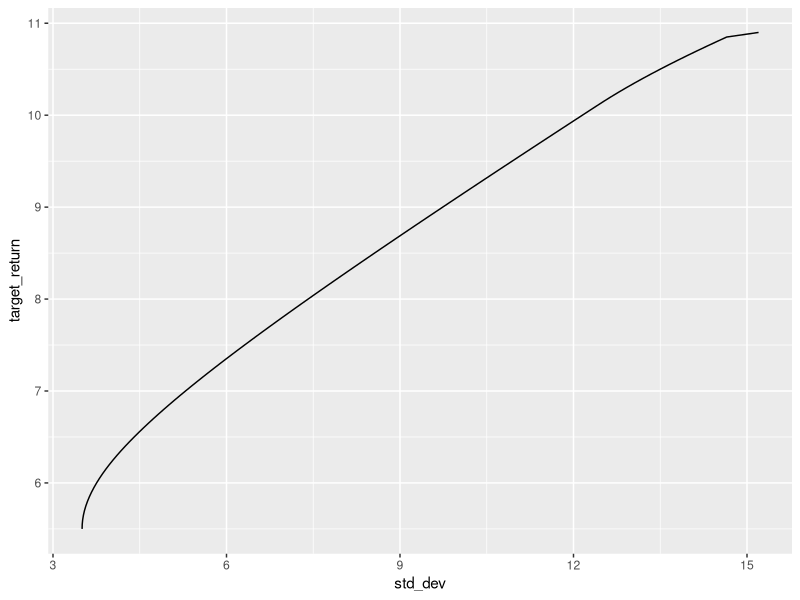

Write the R code that produced this figure.
# Data for efficient frontier plot

library(quadprog)
library(dplyr)
library(tibble)
library(ggplot2)
library(readr)

# Finds an optimal portfolio allocation for given target return
#     returns - a vector of expected returns of different assets
#     sigmas  - a vector of expected standard deviations
#     corrMat - correlation matrix
#     target  - required level of return
optimize_for_target_return <- function(returns, sigmas, corr_mat, target)
{
  # We are solving a quadratic programming problem:
  # x^T * H * x -> min subject to 
  # x * returns^T = target
  # sum(x) = 1
  # x >= 0
  
  n <- length(returns);
  
  # Variance-covariance matrix
  Dmat <- diag(as.vector(sigmas)) %*% corr_mat %*% diag(as.vector(sigmas));
  
  # Linear term is zero
  dvec <- rep(0, n);
  
  # Total weight is 1
  A1 <- matrix(rep(1, n), nrow=1);
  b1 <- 1;
  
  # Total return matches target
  A2 <- matrix(returns, nrow=1);
  b2 <- target;
  
  # x >= 0
  A3 <- diag(n);
  b3 <- matrix(rep(0, n), ncol=1);

  Amat <- rbind(A1, A2, A3);
  bvec <- rbind(b1, b2, b3);
  
  # Minimize 1/2*x^T*D*x - d^T*x subject to
  # A*x >= b
  # Where first 2 rows in A are equalities
  weights <- solve.QP(Dmat, dvec, t(Amat), bvec, meq=2)$solution;
  
  sigma <- sqrt(t(weights) %*% Dmat %*% weights);
  
  list(weights = unlist(weights), sigma=sigma[[1]]);
}


calculate_efficient_frontier <- function(returns, sigmas, corr_mat, min_return, max_return, step=0.05) {
   
  result <- c()
  
  for (return in seq(min_return, max_return, step)) {
    
    solution <- tryCatch({
      optimize_for_target_return(returns, sigmas, corr_mat, return);
    }, error = function(e) {
      NULL
    })
    
    if (is.null(solution)) {
      next;
    }
    
    weights <- solution$weights * 100
    names(weights) <- names(returns)
    
    sigma <- solution$sigma

    t <- tibble(
      "target_return" = return,
      "std_dev" = sigma
    ) %>% 
      bind_cols(as_tibble_row(weights))
    
    result <- bind_rows(result, t)
  }
  
  result
}

mu = c(
  "stocks" = 10.9,
  "bonds" = 5.2,
  "reit" = 10.8,
  "gold" = 7.0
)

sigmas <- c(
  "stocks" = 15.2, 
  "bonds" = 3.6,
  "reit" = 19.2,
  "gold" = 15.6
)

corr_mat <- matrix(c(
  1.00, 0.00, 0.59, 0.04,
  0.00, 1.00, 0.19, 0.28,
  0.59, 0.19, 1.00, 0.13,
  0.04, 0.28, 0.13, 1.00
), nrow=4)

frontier_data <- calculate_efficient_frontier(mu, sigmas, corr_mat, 0, 20)

return_with_min_std <- frontier_data %>% 
  filter(std_dev == min(std_dev)) %>% 
  select(target_return) %>% 
  unlist()

frontier_data <- frontier_data %>% 
  filter(target_return >= return_with_min_std)

frontier_data %>% 
  ggplot(aes(std_dev, target_return)) + 
  geom_line()

frontier_data %>% write_csv("efficient_frontier_plot_data.csv")

bonds_and_gold_sigma <- 12
gold_fraction = (bonds_and_gold_sigma - sigmas["bonds"]) / (sigmas["gold"] - sigmas["bonds"])
bonds_and_gold_return <- mu["bonds"] + gold_fraction * (mu["gold"] - mu["bonds"])

frontier_data %>% 
  filter(
    round(std_dev, 1) %in% c(bonds_and_gold_sigma)
    |
    target_return == round(bonds_and_gold_return, 1)
  )
  
frontier_data %>% 
  filter(round(std_dev, 1) == 9.3) %>% 
  mutate(
    stocks_mid = stocks / 2,
    bonds_mid = ((stocks+bonds) + (stocks)) / 2,
    reit_mid = ((stocks+bonds+reit) + (stocks+bonds)) / 2,
    gold_mid = (100 + (stocks+bonds+reit)) / 2
  )

###############################################################################
# Plot a smaller version with just two assets

mu <- mu %>% head(2)
sigmas <- sigmas %>% head(2)
corr_mat <- corr_mat[1:2, 1:2]

frontier_data_two_assets <- calculate_efficient_frontier(mu, sigmas, corr_mat, 0, 20)

frontier_data_two_assets %>%
  write_csv("efficient_frontier_plot_data_two_assets.csv")

lambda = 0.1
frontier_data %>% 
  mutate(utility = target_return - lambda/2 * std_dev^2) %>% 
  filter(utility == max(utility))
